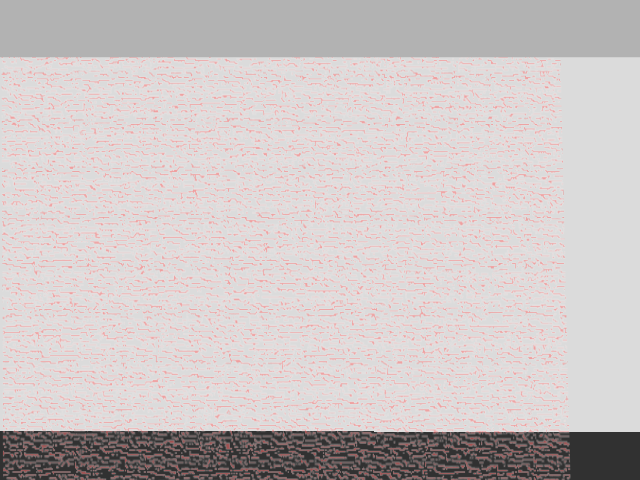
#> input picture pix2pix/img_from_gazebo/input.png, 640 x 480 px
$ python make_deco_imgs.py
#> lines starting #> are read from the running program, lines starting #| are printed output that depends on the picture; after the words box and inside, x2 and y2 are one past the last pixel; in counts of white or black regions, pixels touching at a corner belong together
"""s
... thinking decoration ...
Back Img info->
('lt: ', 1932.3653923846878, 998.3951007831643, 1784.9823432069206)
('rb: ', 1927.2010199713968, -1260.9923844731593, 40.04882008628147)
('head_angle: ', 32.31637692749683)
('look_at_point: ', x: 1068.30170515
y: -172.769141042
z: 653.992004864)
('look_at_uv: ', x: 312.801434704
y: 292.505059252
z: 0.0)
('dimg_rect_pos: ', array([x: 2147.39202783
y: 672.95587784
z: 1076.35317635,
       x: 886.685198837
y: -1078.03702755
z: 4.57065396599], dtype=object))
= decos_pos
[x: 1006.33938725
y: -667.517274584
z: 653.77801336
 x: 1136.28470115
y: 321.170410664
z: 653.814447653
 x: 1071.88769772
y: -173.292084519
z: 653.996440072]
= decos_dims
[x: 211.286127567
y: 207.858324051
z: 89.3031358719
 x: 211.575657129
y: 207.611441612
z: 89.3883705139
 x: 151.288926601
y: 152.40624547
z: 89.7635817528]
= decos_rec_uv
[ header:
  seq: 0
  stamp:
    secs: 0
    nsecs:         0
  frame_id: ''
xs: [473.3926696777344, 555.76123046875, 510.2060852050781, 603.1673583984375]
ys: [250.5164794921875, 243.0118408203125, 308.7667541503906, 299.02618408203125]
type: 0
label: ''
fit_line: False
fit_line_ransac: False
 header:
  seq: 0
  stamp:
    secs: 0
    nsecs:         0
  frame_id: ''
xs: [49.51151657104492, 140.52293395996094, 26.32427215576172, 130.5523681640625]
ys: [255.45819091796875, 247.78318786621094, 315.3082580566406, 305.3094787597656]
type: 0
label: ''
fit_line: False
fit_line_ransac: False
 header:
  seq: 0
  stamp:
    secs: 0
    nsecs:         0
  frame_id: ''
xs: [275.5888671875, 340.2502746582031, 281.9150390625, 352.7976379394531]
ys: [259.103271484375, 253.34063720703125, 301.0009460449219, 294.0481872558594]
type: 0
label: ''
fit_line: False
fit_line_ransac: False]
"""

import cv2
import copy
import numpy as np

class MakeDecoImgs(object):
    def __init__(self):
        self.bimg_lt_3d_pos = [1932.3653923846878, 998.3951007831643, 1784.9823432069206]
        self.bimg_rb_3d_pos = [1927.2010199713968, -1260.9923844731593, 40.04882008628147]
        self.head_angle = 32.31637692749683
        self.look_at_point = [1068.30170515, -172.769141042, 653.992004864]
        self.look_at_uv = [312.801434704, 292.505059252, 0.0]
        self.dimg_lt_3d = [2147.39202783, 672.95587784, 1076.35317635]
        self.dimg_rb_3d = [886.685198837, -1078.03702755, 4.57065396599]
        self.deco_3d_pos = [[1006.33938725, -667.517274584, 653.77801336],
                            [1136.28470115, 321.170410664, 653.814447653],
                            [1071.88769772, -173.292084519, 653.996440072]]
        self.decos_3d_dims = [[211.286127567, 207.858324051, 89.3031358719],
                              [211.575657129, 207.611441612, 89.3883705139],
                              [151.288926601, 152.40624547, 89.7635817528]]
        self.deco0_xs = [473.3926696777344, 555.76123046875, 510.2060852050781, 603.1673583984375]
        self.deco0_ys = [250.5164794921875, 243.0118408203125, 308.7667541503906, 299.02618408203125]
        self.deco1_xs = [49.51151657104492, 140.52293395996094, 26.32427215576172, 130.5523681640625]
        self.deco1_ys = [255.45819091796875, 247.78318786621094, 315.3082580566406, 305.3094787597656]
        self.deco2_xs = [275.5888671875, 340.2502746582031, 281.9150390625, 352.7976379394531]
        self.deco2_ys = [259.103271484375, 253.34063720703125, 301.0009460449219, 294.0481872558594]

        self.back_img = cv2.imread("img_from_gazebo/input.png")
#> self.back_img is the input picture: shape (480, 640, 3); mean B, G, R 196.9, 196.9, 204.8
        self.decos_img = cv2.imread("img_from_gazebo/decos_img.jpg")
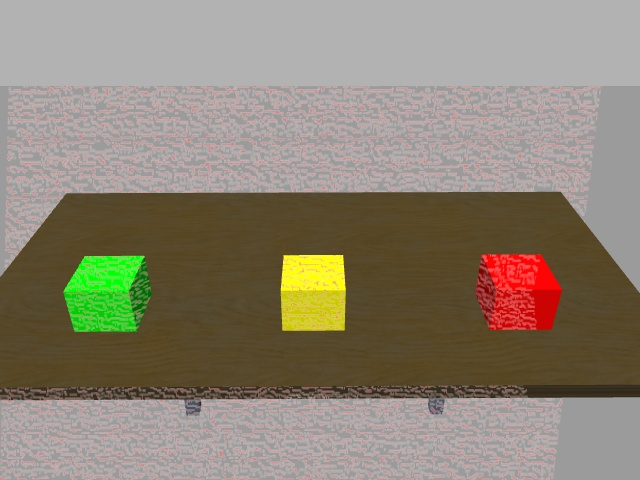
#> input picture pix2pix/img_from_gazebo/decos_img.jpg, 640 x 480 px
#> self.decos_img is the input picture: shape (480, 640, 3); mean B, G, R 115.7, 132.1, 141.6

        self.camera_pos = []
        self.view_vec = []
        self.R_matrix = []
        self.M_matrix = []

    def reorder_point(self, xs, ys):
        points = []
        for x, y in zip(xs, ys):
            points.append((int(x), int(y)))
        points.sort(key=lambda x:x[0])
        left_lst = points[:2]
        right_lst = points[2:]
        left_lst.sort(key=lambda x:x[1])
        right_lst.sort(key=lambda x:x[1])
        lt, lb, rt, rb = left_lst[0], left_lst[1], right_lst[0], right_lst[1]
        return lt, lb, rt, rb

    def draw_line(self, img, xs, ys):
        lt, lb, rt, rb = self.reorder_point(xs, ys)
        draw_point = [lt, rt, rb, lb]
        for i in range(len(draw_point)):
            n_i = 0 if i + 1 == len(xs) else i + 1
            cv2.line(img, draw_point[i], draw_point[n_i], (255, 255, 255), thickness=1, lineType=cv2.LINE_4)
        return img

    def debug_draw_deco_rect(self, input_img):
        vis_decos_img = copy.deepcopy(input_img)
        vis_decos_img = self.draw_line(vis_decos_img, self.deco0_xs, self.deco0_ys)
        vis_decos_img = self.draw_line(vis_decos_img, self.deco1_xs, self.deco1_ys)
#> after the loop in draw_line (call 2), `for i in range(len(draw_point)):`:
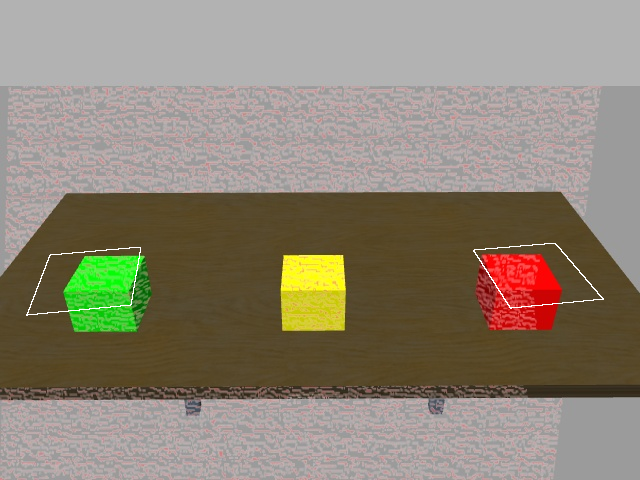
#> img: shape (480, 640, 3); mean B, G, R 116.3, 132.6, 142
        vis_decos_img = self.draw_line(vis_decos_img, self.deco2_xs, self.deco2_ys)
#> after the loop in draw_line (call 3), `for i in range(len(draw_point)):`:
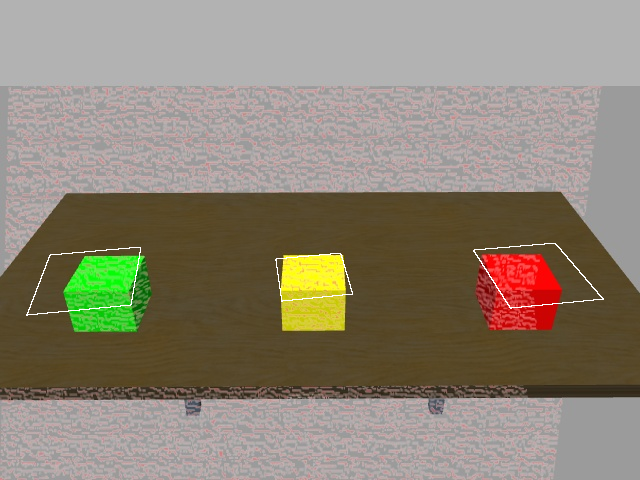
#> img: shape (480, 640, 3); 0.08% of pixels changed, all inside (x1, y1, x2, y2) = (275, 253, 353, 302)
        cv2.imwrite("img_from_gazebo/decos_vis_img.jpg", vis_decos_img)

    def make_view_point(self):
        xy_length = np.linalg.norm(np.array([self.look_at_point[0], self.look_at_point[1], 0]))
        camera_z = self.look_at_point[2] + xy_length / np.tan(self.head_angle * np.pi / 180.0)
        self.camera_pos = np.array([0, 0, camera_z])
        print("camera pos: ", self.camera_pos)
        self.view_vec = np.array(self.look_at_point) - self.camera_pos
        print("view_vec: ", self.view_vec)

    def make_rotation_matrix(self):
        # https://yttm-work.jp/gmpg/gmpg_0003.html
        self.make_view_point()
        camera_z = self.view_vec / np.linalg.norm(self.view_vec)
        camera_x = np.cross(np.array([0, 1, 0]), camera_z)
        camera_x = camera_x / np.linalg.norm(camera_x)
        camera_y = np.cross(camera_z, camera_x)
        camera_y = camera_y / np.linalg.norm(camera_y)

        rotation_matrix = np.zeros((4, 4))
        rotation_matrix[0][:3] = camera_x
        rotation_matrix[1][:3] = camera_y
        rotation_matrix[2][:3] = camera_z
        rotation_matrix[3][3] = 1.0
        self.R_matrix = rotation_matrix.T
        print(self.R_matrix)

    # [41 lines left out: functions world_to_camera_pos, camera_3d_to_2d, convert_img_all, not called in this run]

    def convert_img_deco(self):
        decos_3d_pos = self.deco_3d_pos[0]
        decos_3d_dims = self.decos_3d_dims[0]
        xs = self.deco0_xs
        ys = self.deco0_ys
        lt, lb, rt, rb = self.reorder_point(xs, ys)
        H = int(decos_3d_dims[0])
        W = int(decos_3d_dims[1])
        pts1 = np.float32([lt, rt, lb, rb])
        pts2 = np.float32([[0, 0], [W, 0], [0, H], [W, H]])
        self.M_matrix = cv2.getPerspectiveTransform(pts1, pts2)
#> self.M_matrix = [[6.39, -4.07, -2002.6], [0.913, 10.7, -3106.4], [7.04e-05, 0.0067, 1]]
        decos_img_trans = cv2.warpPerspective(self.decos_img, self.M_matrix, (W, H))
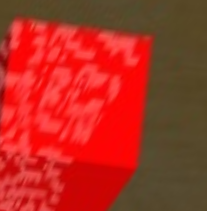
#> decos_img_trans: shape (211, 207, 3); mean B, G, R 35, 47.5, 174.7
        cv2.imwrite("img_from_gazebo/decos_convert_img.jpg", decos_img_trans)

    def convert_img_size(self):  #, deco_3d_dims):
        img = cv2.imread("img_from_gazebo/decos_convert_img.jpg")
#> img: shape (211, 207, 3)
        H, W, C = img.shape
#> H = 211; W = 207; C = 3
        decos_3d_dims = self.decos_3d_dims[0]
        bimg_width = self.bimg_lt_3d_pos[1] - self.bimg_rb_3d_pos[1]
        bimg_height = self.bimg_lt_3d_pos[2] - self.bimg_rb_3d_pos[2]
        ratio_w = decos_3d_dims[1] / bimg_width
        ratio_h = decos_3d_dims[0] / bimg_height
        deco_w = int(640 * ratio_w)
        deco_h = int(480 * ratio_h)
        dst = cv2.resize(img, dsize=(deco_w, deco_h))
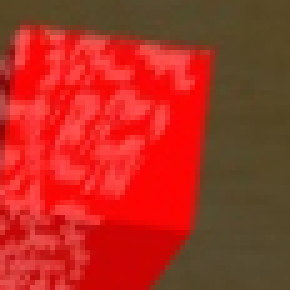
#> dst: shape (58, 58, 3) (shown 5 times larger); mean B, G, R 34.9, 47.4, 174.4
        cv2.imwrite("img_from_gazebo/decos_convert_img.jpg", dst)

        # make mask img
        img_white = np.ones((deco_w, deco_h), np.uint8) * 255
        cv2.imwrite("img_from_gazebo/mask.jpg", img_white)

    # [22 lines left out: functions convert_rect_pos, clip_img, not called in this run]

make_deco_imgs = MakeDecoImgs()
make_deco_imgs.debug_draw_deco_rect(make_deco_imgs.decos_img)
make_deco_imgs.make_rotation_matrix()
make_deco_imgs.convert_img_deco()
make_deco_imgs.convert_img_size()
